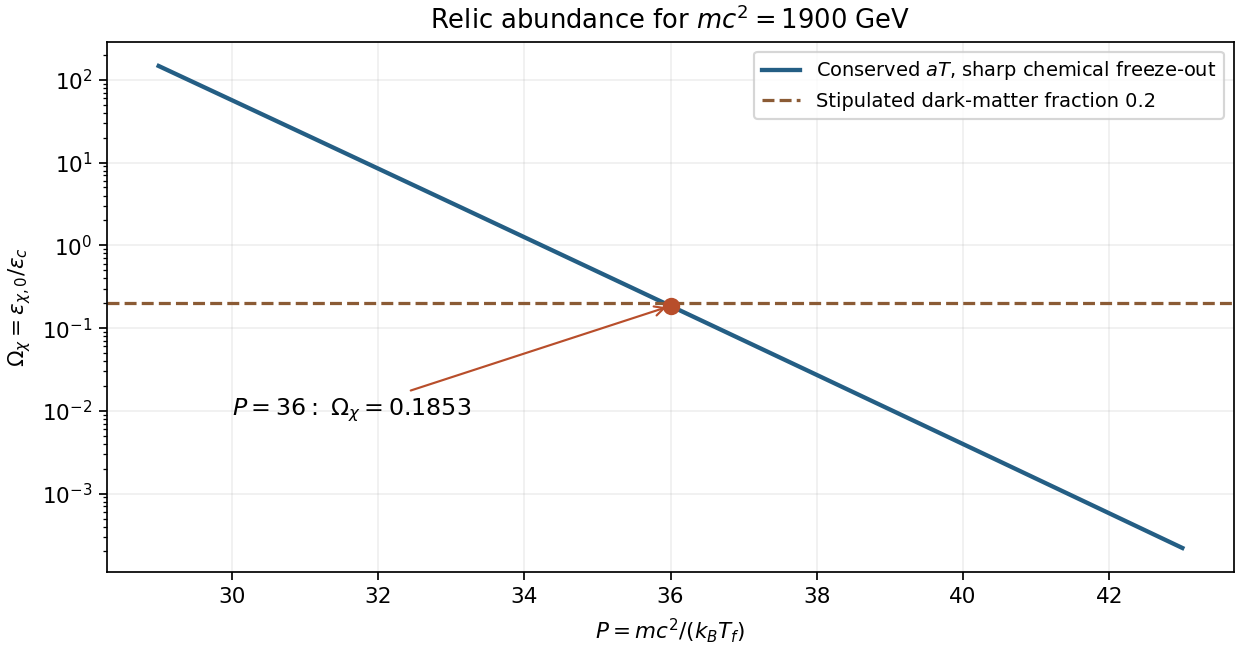

Write the Python code that produced this figure.
"""Original sharp-freeze-out calculation; saves basename in cwd. Python 3.14."""
import numpy as np
import matplotlib
matplotlib.use("Agg")
import matplotlib.pyplot as plt
mass=1900.;theta0=2.35e-13;hc=2e-16;critical=5.
def omega(p):
    return mass*6*(theta0/hc)**3*p**1.5*np.exp(-p)/critical
p=np.linspace(29,43,600)
fig,ax=plt.subplots(figsize=(8,4.2),layout="constrained")
ax.semilogy(p,omega(p),color="#245e84",lw=2,label=r"Conserved $aT$, sharp chemical freeze-out")
ax.axhline(.2,color="#8b5b35",ls="--",label="Stipulated dark-matter fraction 0.2")
ax.scatter([36],[omega(36)],s=50,color="#b84e2b",zorder=5)
ax.annotate(r"$P=36:\ \Omega_\chi=0.1853$",xy=(36,omega(36)),xytext=(30,0.009),arrowprops=dict(arrowstyle="->",color="#b84e2b"),fontsize=11)
ax.set(xlabel=r"$P=mc^2/(k_BT_f)$",ylabel=r"$\Omega_\chi=\epsilon_{\chi,0}/\epsilon_c$",title=r"Relic abundance for $mc^2=1900\ \mathrm{GeV}$")
ax.grid(alpha=.2);ax.legend(fontsize=9)
fig.savefig("paper-1-relic-sensitivity.png",dpi=155,facecolor="white")
